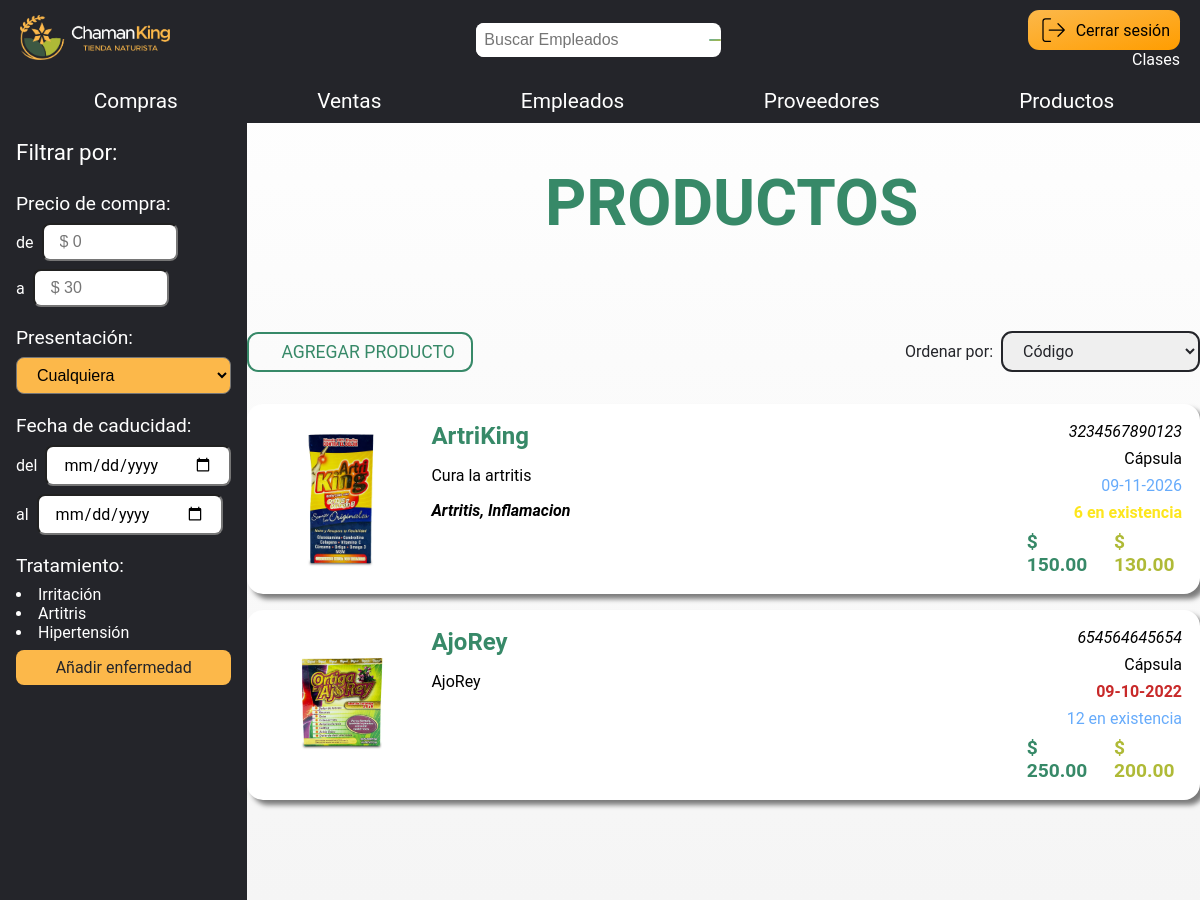
/productos/, run on the app's committed database.
### empleados/models.py (models this page shows, shortened)
class Producto(models.Model):
    codigo = models.CharField(max_length=30, unique=True, blank=False, null=False)
    imagen = models.CharField(max_length=255, blank=True, null=True)
    nombre = models.CharField(max_length=40, unique=True, blank=False, null=False)
    descripcion = models.TextField(max_length=150, blank=True, null=True)
    existencia = models.IntegerField(default=0, blank=False, null=False)
    precio_compra = models.DecimalField(max_digits=5, decimal_places=2, blank=False, null=False)
    precio_venta = models.DecimalField(max_digits=5, decimal_places=2, blank=False, null=False)
    caducidad = models.DateField(blank=False, null=False)
    cura = models.TextField(max_length=100, blank=True, null=True)
    presentacion = models.CharField(max_length=20, blank=False, null=False)
    habilitado = models.BooleanField(default=True)

### empleados/views.py (the view)
# urls.py: path('productos/', views.listar_productos, name='productos_list'),
def listar_productos(request):
    productos = Producto.objects.all()
    data = {
        'productos': productos,
        'fecha_hoy': datetime.now(),
        'fecha_meses': datetime.now() + timedelta(days=180),
        'fecha_mes':  datetime.now() + timedelta(days=30)
    }
    return render(request, 'empleados/productos/productos_list.html', data)

### empleados/templates/empleados/productos/productos_list.html (shortened to what this page needs)
{% extends 'base/base.html' %}
{% block content %}
    <div class="contenedor-principal">
        <nav class="nav-izq">
            <span class="filtrar-title">Filtrar por:</span>
            <span class="filtrar-contenido">
                <span class="filtrar-subtitle">Precio de compra:</span>
                <span class="filtrar-precio">
                    <div>
                        de
                        <input type="number" placeholder="$ 0">
                    </div>
                    <div>
                        a
                        <input type="number" placeholder="$ 30">
                    </div>
                </span>
            </span>
            <span class="filtrar-contenido">
                <label for="presentacion" class="filtrar-subtitle">Presentación:</label>
                <select id="presentacion" class="dropdown-presentacion">
                    <option value="terrestre">Cualquiera</option>
                </select>
            </span>
            <span class="filtrar-contenido">
                <span class="filtrar-subtitle">Fecha de caducidad:</span>
                <div class="filtrar-fecha">
                    <span>
                        del
                        <input type="date">
                    </span>
                    <span>
                        al
                        <input type="date">
                    </span>
                </div>
            </span>
            <span class="filtrar-contenido">
                <span class="filtrar-subtitle">Tratamiento:</span>
                <span>
                    <li>Irritación</li>
                    <li>Artitris</li>
                    <li>Hipertensión</li>
                    <a class="add-enfermedad">
                        Añadir enfermedad
                    </a>
                </span>
            </span>
        </nav>
        <div class="contenedor-productos">
            <h1 class="title">
                PRODUCTOS
            </h1>
            <div class="top-btn">
                <div class="contenedor-btn-agregar">
                    <a class="btn-agregar" href="{% url 'productos_new' %}">
                        AGREGAR PRODUCTO
                    </a>
                </div>
                <div class="contenedor-btn-ordenar">
                    <label for="ordenar" class="label-ordenar">Ordenar por:</label>
                    <select id="ordenar" class="dropdown-ordenar">
                        <option value="codigo">Código</option>
                    </select>
                </div>
            </div>
            {% for producto in productos %}
                <article class="producto">
                    <img src="{{ producto.imagen }}" alt="{{ producto.nombre }}">
                    <div class="info-producto-izq">
                        <span class="nombre-producto">
                            {{ producto.nombre }}
                        </span>
                        <span class="descripcion-producto">
                        {{ producto.descripcion }}
                    </span>
                        <span class="enfermedades-producto">
                        {{ producto.cura }}
                    </span>
                    </div>
                    <div class="info-producto-der">
                    <span class="codigo-producto">
                        {{ producto.codigo }}
                    </span>
                        <span class="presentacion-producto">
                        {{ producto.presentacion }}
                    </span>
                        {% if producto.caducidad > fecha_meses.date %}
                            <span class="fecha-cad-producto">
                        {{ producto.caducidad|date:"d-m-Y" }}
                    </span>
                        {% endif %}
                        {% if producto.caducidad < fecha_mes.date %}
                            <span class="fecha-cad-producto-bad">
                        {{ producto.caducidad|date:"d-m-Y" }}
                    </span>
                        {% endif %}
                        {% if producto.existencia > 10 %}
                            <span class="existencia-producto">
                        {{ producto.existencia }} en existencia
                    </span>
                        {% endif %}
                        {% if producto.existencia < 10 and producto.existencia > 5 %}
                            <span class="existencia-producto-med">
                        {{ producto.existencia }} en existencia
                    </span>
                        {% endif %}
                        <div class="precio-producto">
                        <span class="precio-venta">
                            $ {{ producto.precio_venta }}
                        </span>
                            <span class="precio-compra">
                            $ {{ producto.precio_compra }}
                        </span>
                        </div>
                    </div>
                </article>
            {% endfor %}
        </div>
    </div>
{% endblock %}

### static/css/styles.css (style rules this page uses)
:root { --amarillo: #FCB84A; --verde_oscuro: #3C5843; --verde: #378968; --verde_claro: #afba37; --verde_agua: #65ADA5; --verde_claro_transparente: rgba(175, 186, 55, 0.2); --negro_grisaseo: #24252A; --gris: #999; }
html { width: 100%; height: 100%; }
body { font-family: 'Roboto', sans-serif; margin: 0; padding: 0; background-image: linear-gradient(white, whitesmoke); }
a { color: inherit; text-decoration: none; }
.title { display: flex; justify-content: center; gap: 1rem; position: relative; font-size: 4rem; color: var(--verde); text-align: center; font-weight: bolder; }
.contenedor-btn-ordenar { display: flex; align-self: flex-end; color: #24252A; align-items: center; margin-bottom: 1rem; }
.label-ordenar { padding: 0rem 0.5rem 0rem 0.2rem; }
.dropdown-ordenar { font-family: 'Roboto', sans-serif; font-size: 1rem; background-color: none; color: var(--negro_grisaseo); border: 2px solid var(--negro_grisaseo); width: fit-content; border-radius: 0.7rem; padding: 0.5rem 1rem 0.5rem 1rem; }
.dropdown-ordenar option { color: #24252A; background-color: white; }
.contenedor-btn-agregar { display: flex; align-self: flex-end; margin: 16px 0 1rem 0; }
.btn-agregar { display: flex; justify-content: center; gap: 1rem; background-color: none; color: var(--verde); font-size: 1.2rem; border: 2px solid var(--verde); width: fit-content; padding: 8px 16px 8px 16px; border-radius: 0.7rem; align-self: flex-end; }
.contenedor-principal { display: flex; flex-direction: row; }
.nav-izq { display: flex; flex-direction: column; color: white; background-color: var(--negro_grisaseo); padding: 1rem; gap: 1.2rem; }
.filtrar-contenido { display: flex; flex-direction: column; gap: 0.5rem; font-size: 1rem; }
.filtrar-contenido input[type="number"] { background-color: white; font-size: 1rem; border-radius: 0.5rem; padding: 0.5rem 1rem 0.5rem 1rem; width: 100px; height: fit-content ; }
.filtrar-contenido input[type="date"] { font-family: 'Roboto', sans-serif; background-color: white; font-size: 1rem; border-radius: 0.5rem; padding: 0.5rem 1rem 0.5rem 1rem; width: 150px; height: fit-content ; }
.filtrar-title { font-size: 1.4rem; margin-bottom: 0.5rem; }
.filtrar-subtitle { font-size: 1.2rem; }
.filtrar-precio { display: flex; flex-direction: column; gap: 0.5rem; }
.filtrar-precio div { display: flex; flex-direction: row; gap: 0.5rem; align-items: center; }
.filtrar-fecha span { display: flex; align-items: center; flex-direction: row; gap: 0.5rem; }
.contenedor-productos { margin: 0 0 100px 0; }
.dropdown-presentacion { background-color: var(--amarillo); padding: 0.5rem 1rem 0.5rem 1rem; border-radius: 0.5rem; font-size: 1rem; }
.dropdown-presentacion option { background-color: white }
.filtrar-fecha { display: flex; flex-direction: column; gap: 0.5rem; }
.add-enfermedad { display: flex; justify-content: center; background-color: var(--amarillo); color: #24252A; padding: 0.5rem 1rem 0.5rem 1rem; border-radius: 0.5rem; margin-top: 0.5rem; }
.top-btn { display: flex; justify-content: space-between; }

### data on the page
Producto: imagen (picture), nombre "ArtriKing", descripcion "Cura la artritis", cura "Artritis, Inflamacion", codigo "3234567890123", presentacion "Cápsula", caducidad "09-11-2026", existencia "6", precio_venta "150.00", precio_compra "130.00"
Producto: imagen (picture), nombre "AjoRey", descripcion "AjoRey", codigo "654564645654", presentacion "Cápsula", caducidad "09-10-2022", existencia "12", precio_venta "250.00", precio_compra "200.00"
